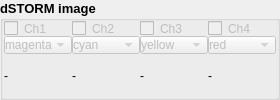
         <widget class="QGroupBox" name="groupBox_storm_bottom_controls">
          <property name="font">
           <font>
            <pointsize>10</pointsize>
            <weight>75</weight>
            <bold>true</bold>
           </font>
          </property>
          <property name="styleSheet">
           <string notr="true">border-color: qlineargradient(spread:pad, x1:0, y1:0, x2:1, y2:0, stop:0 rgba(0, 0, 0, 255), stop:1 rgba(255, 255, 255, 255));</string>
          </property>
          <property name="title">
           <string>dSTORM image</string>
          </property>
          <property name="flat">
           <bool>true</bool>
          </property>
          <layout class="QVBoxLayout" name="verticalLayout_14">
           <property name="spacing">
            <number>0</number>
           </property>
           <property name="leftMargin">
            <number>1</number>
           </property>
           <property name="topMargin">
            <number>0</number>
           </property>
           <property name="rightMargin">
            <number>1</number>
           </property>
           <property name="bottomMargin">
            <number>0</number>
           </property>
           <item>
            <widget class="QWidget" name="widget" native="true">
             <property name="font">
              <font>
               <pointsize>8</pointsize>
              </font>
             </property>
             <property name="styleSheet">
              <string notr="true">margin: 0;</string>
             </property>
             <layout class="QGridLayout" name="gridLayout_2">
              <property name="margin">
               <number>0</number>
              </property>
              <property name="spacing">
               <number>0</number>
              </property>
              <item row="0" column="1">
               <widget class="QCheckBox" name="checkBox_storm_channel1">
                <property name="enabled">
                 <bool>false</bool>
                </property>
                <property name="text">
                 <string>Ch2</string>
                </property>
                <property name="checked">
                 <bool>false</bool>
                </property>
               </widget>
              </item>
              <item row="0" column="3">
               <widget class="QCheckBox" name="checkBox_storm_channel3">
                <property name="enabled">
                 <bool>false</bool>
                </property>
                <property name="text">
                 <string>Ch4</string>
                </property>
                <property name="checked">
                 <bool>false</bool>
                </property>
               </widget>
              </item>
              <item row="0" column="0">
               <widget class="QCheckBox" name="checkBox_storm_channel0">
                <property name="enabled">
                 <bool>false</bool>
                </property>
                <property name="text">
                 <string>Ch1</string>
                </property>
                <property name="checked">
                 <bool>false</bool>
                </property>
               </widget>
              </item>
              <item row="0" column="2">
               <widget class="QCheckBox" name="checkBox_storm_channel2">
                <property name="enabled">
                 <bool>false</bool>
                </property>
                <property name="text">
                 <string>Ch3</string>
                </property>
                <property name="checked">
                 <bool>false</bool>
                </property>
               </widget>
              </item>
              <item row="1" column="1">
               <widget class="QComboBox" name="comboBox_storm_channel1_color">
                <property name="enabled">
                 <bool>false</bool>
                </property>
                <property name="editable">
                 <bool>false</bool>
                </property>
                <property name="currentIndex">
                 <number>3</number>
                </property>
                <item>
                 <property name="text">
                  <string>red</string>
                 </property>
                 <property name="icon">
                  <iconset resource="../resources/main_resources.qrc">
                   <normaloff>:/icon/icons/square-rounded-32-r.png</normaloff>:/icon/icons/square-rounded-32-r.png</iconset>
                 </property>
                </item>
                <item>
                 <property name="text">
                  <string>green</string>
                 </property>
                 <property name="icon">
                  <iconset resource="../resources/main_resources.qrc">
                   <normaloff>:/icon/icons/square-rounded-32-g.png</normaloff>:/icon/icons/square-rounded-32-g.png</iconset>
                 </property>
                </item>
                <item>
                 <property name="text">
                  <string>blue</string>
                 </property>
                 <property name="icon">
                  <iconset resource="../resources/main_resources.qrc">
                   <normaloff>:/icon/icons/square-rounded-32-b.png</normaloff>:/icon/icons/square-rounded-32-b.png</iconset>
                 </property>
                </item>
                <item>
                 <property name="text">
                  <string>cyan</string>
                 </property>
                 <property name="icon">
                  <iconset resource="../resources/main_resources.qrc">
                   <normaloff>:/icon/icons/square-rounded-32-c.png</normaloff>:/icon/icons/square-rounded-32-c.png</iconset>
                 </property>
                </item>
                <item>
                 <property name="text">
                  <string>magenta</string>
                 </property>
                 <property name="icon">
                  <iconset resource="../resources/main_resources.qrc">
                   <normaloff>:/icon/icons/square-rounded-32-m.png</normaloff>:/icon/icons/square-rounded-32-m.png</iconset>
                 </property>
                </item>
                <item>
                 <property name="text">
                  <string>yellow</string>
                 </property>
                 <property name="icon">
                  <iconset resource="../resources/main_resources.qrc">
                   <normaloff>:/icon/icons/square-rounded-32-y.png</normaloff>:/icon/icons/square-rounded-32-y.png</iconset>
                 </property>
                </item>
               </widget>
              </item>
              <item row="1" column="0">
               <widget class="QComboBox" name="comboBox_storm_channel0_color">
                <property name="enabled">
                 <bool>false</bool>
                </property>
                <property name="editable">
                 <bool>false</bool>
                </property>
                <property name="currentIndex">
                 <number>4</number>
                </property>
                <item>
                 <property name="text">
                  <string>red</string>
                 </property>
                 <property name="icon">
                  <iconset resource="../resources/main_resources.qrc">
                   <normaloff>:/icon/icons/square-rounded-32-r.png</normaloff>:/icon/icons/square-rounded-32-r.png</iconset>
                 </property>
                </item>
                <item>
                 <property name="text">
                  <string>green</string>
                 </property>
                 <property name="icon">
                  <iconset resource="../resources/main_resources.qrc">
                   <normaloff>:/icon/icons/square-rounded-32-g.png</normaloff>:/icon/icons/square-rounded-32-g.png</iconset>
                 </property>
                </item>
                <item>
                 <property name="text">
                  <string>blue</string>
                 </property>
                 <property name="icon">
                  <iconset resource="../resources/main_resources.qrc">
                   <normaloff>:/icon/icons/square-rounded-32-b.png</normaloff>:/icon/icons/square-rounded-32-b.png</iconset>
                 </property>
                </item>
                <item>
                 <property name="text">
                  <string>cyan</string>
                 </property>
                 <property name="icon">
                  <iconset resource="../resources/main_resources.qrc">
                   <normaloff>:/icon/icons/square-rounded-32-c.png</normaloff>:/icon/icons/square-rounded-32-c.png</iconset>
                 </property>
                </item>
                <item>
                 <property name="text">
                  <string>magenta</string>
                 </property>
                 <property name="icon">
                  <iconset resource="../resources/main_resources.qrc">
                   <normaloff>:/icon/icons/square-rounded-32-m.png</normaloff>:/icon/icons/square-rounded-32-m.png</iconset>
                 </property>
                </item>
                <item>
                 <property name="text">
                  <string>yellow</string>
                 </property>
                 <property name="icon">
                  <iconset resource="../resources/main_resources.qrc">
                   <normaloff>:/icon/icons/square-rounded-32-y.png</normaloff>:/icon/icons/square-rounded-32-y.png</iconset>
                 </property>
                </item>
               </widget>
              </item>
              <item row="1" column="2">
               <widget class="QComboBox" name="comboBox_storm_channel2_color">
                <property name="enabled">
                 <bool>false</bool>
                </property>
                <property name="editable">
                 <bool>false</bool>
                </property>
                <property name="currentIndex">
                 <number>5</number>
                </property>
                <item>
                 <property name="text">
                  <string>red</string>
                 </property>
                 <property name="icon">
                  <iconset resource="../resources/main_resources.qrc">
                   <normaloff>:/icon/icons/square-rounded-32-r.png</normaloff>:/icon/icons/square-rounded-32-r.png</iconset>
                 </property>
                </item>
                <item>
                 <property name="text">
                  <string>green</string>
                 </property>
                 <property name="icon">
                  <iconset resource="../resources/main_resources.qrc">
                   <normaloff>:/icon/icons/square-rounded-32-g.png</normaloff>:/icon/icons/square-rounded-32-g.png</iconset>
                 </property>
                </item>
                <item>
                 <property name="text">
                  <string>blue</string>
                 </property>
                 <property name="icon">
                  <iconset resource="../resources/main_resources.qrc">
                   <normaloff>:/icon/icons/square-rounded-32-b.png</normaloff>:/icon/icons/square-rounded-32-b.png</iconset>
                 </property>
                </item>
                <item>
                 <property name="text">
                  <string>cyan</string>
                 </property>
                 <property name="icon">
                  <iconset resource="../resources/main_resources.qrc">
                   <normaloff>:/icon/icons/square-rounded-32-c.png</normaloff>:/icon/icons/square-rounded-32-c.png</iconset>
                 </property>
                </item>
                <item>
                 <property name="text">
                  <string>magenta</string>
                 </property>
                 <property name="icon">
                  <iconset resource="../resources/main_resources.qrc">
                   <normaloff>:/icon/icons/square-rounded-32-m.png</normaloff>:/icon/icons/square-rounded-32-m.png</iconset>
                 </property>
                </item>
                <item>
                 <property name="text">
                  <string>yellow</string>
                 </property>
                 <property name="icon">
                  <iconset resource="../resources/main_resources.qrc">
                   <normaloff>:/icon/icons/square-rounded-32-y.png</normaloff>:/icon/icons/square-rounded-32-y.png</iconset>
                 </property>
                </item>
               </widget>
              </item>
              <item row="1" column="3">
               <widget class="QComboBox" name="comboBox_storm_channel3_color">
                <property name="enabled">
                 <bool>false</bool>
                </property>
                <property name="editable">
                 <bool>false</bool>
                </property>
                <property name="currentIndex">
                 <number>0</number>
                </property>
                <item>
                 <property name="text">
                  <string>red</string>
                 </property>
                 <property name="icon">
                  <iconset resource="../resources/main_resources.qrc">
                   <normaloff>:/icon/icons/square-rounded-32-r.png</normaloff>:/icon/icons/square-rounded-32-r.png</iconset>
                 </property>
                </item>
                <item>
                 <property name="text">
                  <string>green</string>
                 </property>
                 <property name="icon">
                  <iconset resource="../resources/main_resources.qrc">
                   <normaloff>:/icon/icons/square-rounded-32-g.png</normaloff>:/icon/icons/square-rounded-32-g.png</iconset>
                 </property>
                </item>
                <item>
                 <property name="text">
                  <string>blue</string>
                 </property>
                 <property name="icon">
                  <iconset resource="../resources/main_resources.qrc">
                   <normaloff>:/icon/icons/square-rounded-32-b.png</normaloff>:/icon/icons/square-rounded-32-b.png</iconset>
                 </property>
                </item>
                <item>
                 <property name="text">
                  <string>cyan</string>
                 </property>
                 <property name="icon">
                  <iconset resource="../resources/main_resources.qrc">
                   <normaloff>:/icon/icons/square-rounded-32-c.png</normaloff>:/icon/icons/square-rounded-32-c.png</iconset>
                 </property>
                </item>
                <item>
                 <property name="text">
                  <string>magenta</string>
                 </property>
                 <property name="icon">
                  <iconset resource="../resources/main_resources.qrc">
                   <normaloff>:/icon/icons/square-rounded-32-m.png</normaloff>:/icon/icons/square-rounded-32-m.png</iconset>
                 </property>
                </item>
                <item>
                 <property name="text">
                  <string>yellow</string>
                 </property>
                 <property name="icon">
                  <iconset resource="../resources/main_resources.qrc">
                   <normaloff>:/icon/icons/square-rounded-32-y.png</normaloff>:/icon/icons/square-rounded-32-y.png</iconset>
                 </property>
                </item>
               </widget>
              </item>
              <item row="2" column="0">
               <widget class="QLabel" name="label_storm_channel0_info">
                <property name="text">
                 <string>-</string>
                </property>
                <property name="margin">
                 <number>0</number>
                </property>
               </widget>
              </item>
              <item row="2" column="1">
               <widget class="QLabel" name="label_storm_channel1_info">
                <property name="text">
                 <string>-</string>
                </property>
                <property name="margin">
                 <number>0</number>
                </property>
               </widget>
              </item>
              <item row="2" column="2">
               <widget class="QLabel" name="label_storm_channel2_info">
                <property name="text">
                 <string>-</string>
                </property>
                <property name="margin">
                 <number>0</number>
                </property>
               </widget>
              </item>
              <item row="2" column="3">
               <widget class="QLabel" name="label_storm_channel3_info">
                <property name="text">
                 <string>-</string>
                </property>
                <property name="margin">
                 <number>0</number>
                </property>
               </widget>
              </item>
             </layout>
            </widget>
           </item>
          </layout>
         </widget>
